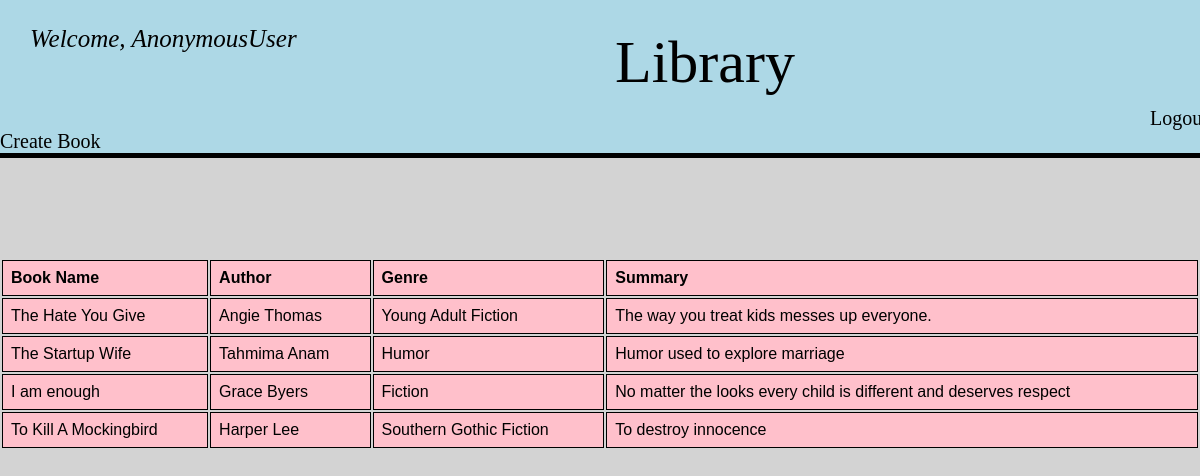
The page /user/ on the database its author committed.
### app/models.py (models this page shows, shortened)
class Book(models.Model):
    name = models.CharField(max_length=200, null=True)
    author = models.CharField(max_length=200, null=True)
    genre = models.CharField(max_length=200, null=True, blank=True)
    summary = models.CharField(max_length=200, null=True, blank=True)

### app/views.py (the view)
# urls.py: path('user/', views.userPage, name="user-page"),
def userPage(request):
	books = Book.objects.all()
	context = {'books':books}
	return render(request, 'user.html', context)

### app/templates/user.html
{%  extends 'main.html' %}
{% block content %}
<table class="table-style">
  <tr>
    <th>Book Name</th>
    <th>Author</th>
    <th>Genre</th>
    <th>Summary</th>
  </tr>
   {% for x in books %}
  <tr>
    <td>{{x.name}}</td>
    <td>{{x.author}}</td>
    <td>{{x.genre}}</td>
    <td>{{x.summary}}</td>
  </tr>
  {% endfor %}
</table>
{% endblock content %}

### app/templates/main.html (shortened to what this page needs)
{% load static %}
<!DOCTYPE html>
<html>
<head>
	<link rel="stylesheet" href="{% static "style.css" %}">
</head>
<body>
	{%  include 'nav.html' %}
	<div>
	{% block content %}
	{% endblock %}
    </div>
</body>
</html>

### app/templates/nav.html (shortened to what this page needs)
{% load static %}
<header class="nav">
  <div class="alignment-of-nav">
      <p class="welcome_greeting">Welcome, {{request.user}}<p>
      <p class="word_library">Library</p>
      <a class="logout_btn" href="{% url 'logout' %}" >Logout</a>
      <a class="link_underline_nav" href="{% url 'create_purchase'%}">Create Book</a>
  </div>
</header>

### app/static/style.css (style rules this page uses)
.nav { list-style-type: none; margin: 0; padding: 0; overflow: hidden; background-color: lightblue; position: sticky; top: 0; bottom: 0; padding-bottom: -20px; border-bottom: 5px solid black; }
.word_library { font-size: 60px; font-family: Snell Roundhand, cursive; margin-left: 615px; margin-top: -50px; margin-bottom: 10px; }
body, html { margin: 0; padding: 0; }
body { background: #d3d3d3; }
.welcome_greeting { font-size: 25px; font-style: oblique; margin-left: 30px; }
.link_underline_nav { text-decoration: none; color: black; transition: all 0.2s ease-in-out; font-size: 20px; }
.logout_btn { text-decoration: none; color: black; transition: all 0.2s ease-in-out; font-size: 20px; margin-left: 1150px; margin-bottom: 0px; }
.table-style { font-family: "Lucida Sans", "Lucida Sans Regular", "Lucida Grande", "Lucida Sans Unicode", Geneva, Verdana, sans-serif; width: 100%; margin-top: 100px; }
td, th { border: 1px solid black; background-color: pink; text-align: left; padding: 8px; }
tr:nth-child(even) { background-color: black; }

### rows shown on the page
Book: name "The Hate You Give", author "Angie Thomas", genre "Young Adult Fiction", summary "The way you treat kids messes up everyone."
Book: name "The Startup Wife", author "Tahmima Anam", genre "Humor", summary "Humor used to explore marriage"
Book: name "I am enough", author "Grace Byers", genre "Fiction", summary "No matter the looks every child is different and deserves respect"
Book: name "To Kill A Mockingbird", author "Harper Lee", genre "Southern Gothic Fiction", summary "To destroy innocence"

### other values the page prints
{{ request.user }} "AnonymousUser"
